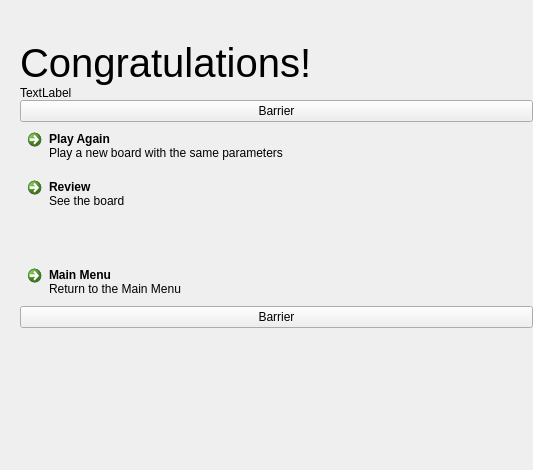
<?xml version="1.0" encoding="UTF-8"?>
<ui version="4.0">
 <class>Congratulation</class>
 <widget class="QWidget" name="Congratulation">
  <property name="geometry">
   <rect>
    <x>0</x>
    <y>0</y>
    <width>533</width>
    <height>470</height>
   </rect>
  </property>
  <property name="windowTitle">
   <string notr="true">Form</string>
  </property>
  <layout class="QVBoxLayout" name="verticalLayout_2">
   <property name="spacing">
    <number>0</number>
   </property>
   <property name="leftMargin">
    <number>0</number>
   </property>
   <property name="topMargin">
    <number>0</number>
   </property>
   <property name="rightMargin">
    <number>0</number>
   </property>
   <property name="bottomMargin">
    <number>0</number>
   </property>
   <item>
    <layout class="QHBoxLayout" name="horizontalLayout_2">
     <item>
      <spacer name="leftSpacing">
       <property name="orientation">
        <enum>Qt::Horizontal</enum>
       </property>
       <property name="sizeType">
        <enum>QSizePolicy::Fixed</enum>
       </property>
       <property name="sizeHint" stdset="0">
        <size>
         <width>20</width>
         <height>20</height>
        </size>
       </property>
      </spacer>
     </item>
     <item>
      <layout class="QVBoxLayout" name="verticalLayout">
       <property name="spacing">
        <number>0</number>
       </property>
       <item>
        <spacer name="verticalSpacer_3">
         <property name="orientation">
          <enum>Qt::Vertical</enum>
         </property>
         <property name="sizeType">
          <enum>QSizePolicy::Fixed</enum>
         </property>
         <property name="sizeHint" stdset="0">
          <size>
           <width>20</width>
           <height>40</height>
          </size>
         </property>
        </spacer>
       </item>
       <item>
        <widget class="QLabel" name="label">
         <property name="font">
          <font>
           <pointsize>30</pointsize>
          </font>
         </property>
         <property name="text">
          <string>Congratulations!</string>
         </property>
         <property name="margin">
          <number>9</number>
         </property>
        </widget>
       </item>
       <item>
        <widget class="QLabel" name="informationLabel">
         <property name="text">
          <string notr="true">TextLabel</string>
         </property>
         <property name="wordWrap">
          <bool>true</bool>
         </property>
         <property name="margin">
          <number>9</number>
         </property>
        </widget>
       </item>
       <item>
        <widget class="FocusBarrier" name="focusBarrierTop">
         <property name="text">
          <string notr="true">Barrier</string>
         </property>
        </widget>
       </item>
       <item>
        <widget class="QCommandLinkButton" name="playAgainButton">
         <property name="text">
          <string>Play Again</string>
         </property>
         <property name="icon">
          <iconset resource="../resources.qrc">
           <normaloff>:/icons/go-next.svg</normaloff>:/icons/go-next.svg</iconset>
         </property>
         <property name="description">
          <string>Play a new board with the same parameters</string>
         </property>
        </widget>
       </item>
       <item>
        <widget class="QCommandLinkButton" name="saveButton">
         <property name="text">
          <string>Review</string>
         </property>
         <property name="icon">
          <iconset resource="../resources.qrc">
           <normaloff>:/icons/go-next.svg</normaloff>:/icons/go-next.svg</iconset>
         </property>
         <property name="description">
          <string>See the board</string>
         </property>
        </widget>
       </item>
       <item>
        <spacer name="verticalSpacer">
         <property name="orientation">
          <enum>Qt::Vertical</enum>
         </property>
         <property name="sizeType">
          <enum>QSizePolicy::Fixed</enum>
         </property>
         <property name="sizeHint" stdset="0">
          <size>
           <width>20</width>
           <height>40</height>
          </size>
         </property>
        </spacer>
       </item>
       <item>
        <widget class="QCommandLinkButton" name="mainMenuButton">
         <property name="text">
          <string>Main Menu</string>
         </property>
         <property name="icon">
          <iconset resource="../resources.qrc">
           <normaloff>:/icons/go-next.svg</normaloff>:/icons/go-next.svg</iconset>
         </property>
         <property name="description">
          <string>Return to the Main Menu</string>
         </property>
        </widget>
       </item>
       <item>
        <widget class="FocusBarrier" name="focusBarrierBottom">
         <property name="text">
          <string notr="true">Barrier</string>
         </property>
        </widget>
       </item>
       <item>
        <spacer name="verticalSpacer_2">
         <property name="orientation">
          <enum>Qt::Vertical</enum>
         </property>
         <property name="sizeHint" stdset="0">
          <size>
           <width>20</width>
           <height>40</height>
          </size>
         </property>
        </spacer>
       </item>
      </layout>
     </item>
    </layout>
   </item>
   <item>
    <widget class="GamepadHud" name="gamepadHud" native="true"/>
   </item>
  </layout>
 </widget>
 <customwidgets>
  <customwidget>
   <class>GamepadHud</class>
   <extends>QWidget</extends>
   <header location="global">gamepadhud.h</header>
   <container>1</container>
  </customwidget>
  <customwidget>
   <class>FocusBarrier</class>
   <extends>QPushButton</extends>
   <header location="global">focusbarrier.h</header>
  </customwidget>
 </customwidgets>
 <resources>
  <include location="../resources.qrc"/>
 </resources>
 <connections/>
</ui>
